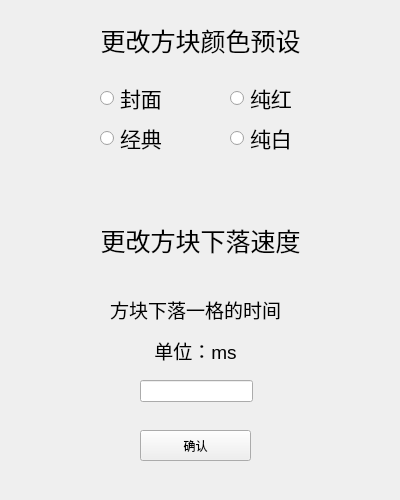
<?xml version="1.0" encoding="UTF-8"?>
<ui version="4.0">
 <class>changecolor</class>
 <widget class="QWidget" name="changecolor">
  <property name="geometry">
   <rect>
    <x>0</x>
    <y>0</y>
    <width>400</width>
    <height>500</height>
   </rect>
  </property>
  <property name="windowTitle">
   <string>Form</string>
  </property>
  <widget class="QLabel" name="label">
   <property name="geometry">
    <rect>
     <x>90</x>
     <y>10</y>
     <width>221</width>
     <height>61</height>
    </rect>
   </property>
   <property name="font">
    <font>
     <pointsize>19</pointsize>
    </font>
   </property>
   <property name="text">
    <string>&lt;html&gt;&lt;head/&gt;&lt;body&gt;&lt;p align=&quot;center&quot;&gt;更改方块颜色预设&lt;/p&gt;&lt;/body&gt;&lt;/html&gt;</string>
   </property>
  </widget>
  <widget class="QRadioButton" name="color1">
   <property name="geometry">
    <rect>
     <x>100</x>
     <y>80</y>
     <width>91</width>
     <height>36</height>
    </rect>
   </property>
   <property name="font">
    <font>
     <pointsize>16</pointsize>
    </font>
   </property>
   <property name="text">
    <string>封面</string>
   </property>
  </widget>
  <widget class="QRadioButton" name="color2">
   <property name="geometry">
    <rect>
     <x>100</x>
     <y>120</y>
     <width>91</width>
     <height>36</height>
    </rect>
   </property>
   <property name="font">
    <font>
     <pointsize>16</pointsize>
    </font>
   </property>
   <property name="text">
    <string>经典</string>
   </property>
  </widget>
  <widget class="QRadioButton" name="color3">
   <property name="geometry">
    <rect>
     <x>230</x>
     <y>80</y>
     <width>121</width>
     <height>36</height>
    </rect>
   </property>
   <property name="font">
    <font>
     <pointsize>16</pointsize>
    </font>
   </property>
   <property name="text">
    <string>纯红</string>
   </property>
  </widget>
  <widget class="QRadioButton" name="color4">
   <property name="geometry">
    <rect>
     <x>230</x>
     <y>120</y>
     <width>121</width>
     <height>36</height>
    </rect>
   </property>
   <property name="font">
    <font>
     <pointsize>16</pointsize>
    </font>
   </property>
   <property name="text">
    <string>纯白</string>
   </property>
  </widget>
  <widget class="QLineEdit" name="lineEdit">
   <property name="geometry">
    <rect>
     <x>140</x>
     <y>380</y>
     <width>113</width>
     <height>22</height>
    </rect>
   </property>
  </widget>
  <widget class="QLabel" name="label_2">
   <property name="geometry">
    <rect>
     <x>90</x>
     <y>210</y>
     <width>221</width>
     <height>61</height>
    </rect>
   </property>
   <property name="font">
    <font>
     <pointsize>19</pointsize>
    </font>
   </property>
   <property name="text">
    <string>&lt;html&gt;&lt;head/&gt;&lt;body&gt;&lt;p align=&quot;center&quot;&gt;更改方块下落速度&lt;/p&gt;&lt;/body&gt;&lt;/html&gt;</string>
   </property>
  </widget>
  <widget class="QLabel" name="label_3">
   <property name="geometry">
    <rect>
     <x>100</x>
     <y>290</y>
     <width>191</width>
     <height>81</height>
    </rect>
   </property>
   <property name="text">
    <string>&lt;html&gt;&lt;head/&gt;&lt;body&gt;&lt;p align=&quot;center&quot;&gt;&lt;span style=&quot; font-size:14pt;&quot;&gt;方块下落一格的时间&lt;/span&gt;&lt;/p&gt;&lt;p align=&quot;center&quot;&gt;&lt;span style=&quot; font-size:14pt;&quot;&gt;单位：ms&lt;/span&gt;&lt;/p&gt;&lt;/body&gt;&lt;/html&gt;</string>
   </property>
  </widget>
  <widget class="QPushButton" name="commitButton">
   <property name="geometry">
    <rect>
     <x>140</x>
     <y>430</y>
     <width>111</width>
     <height>31</height>
    </rect>
   </property>
   <property name="text">
    <string>确认</string>
   </property>
  </widget>
 </widget>
 <resources/>
 <connections/>
</ui>
